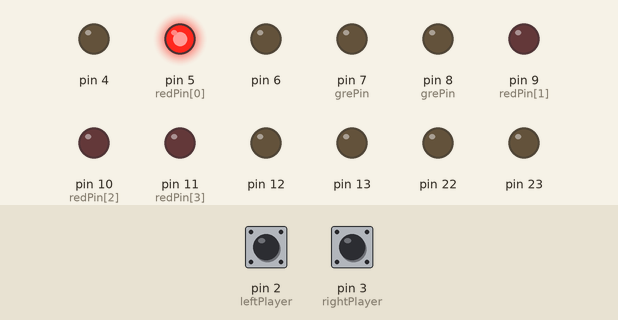
A sketch run on a simulated Arduino Uno, built with avr-gcc and run on an emulated ATmega328P. On the bench: output pins drawn as LEDs (lit = HIGH). Inputs (shaded band) come from the test bench; at power-on: pin 2 (leftPlayer) HIGH, pin 3 (rightPlayer) HIGH. What the sketch prints to the serial monitor is not drawn.

Above: at 1.2 s.
1.3 s: pin 2 (leftPlayer) pulled LOW for 0.15 s
At 2.9 s:
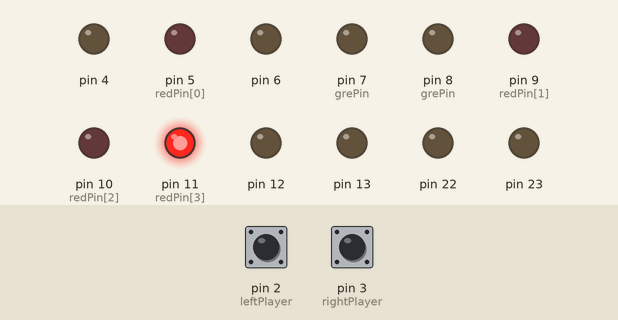
4.4 s: pin 3 (rightPlayer) pulled LOW for 0.15 s
At 4.8 s:
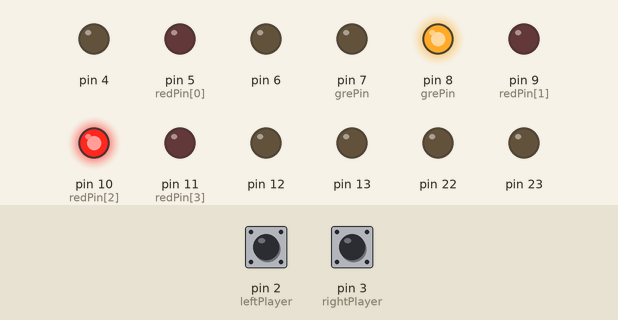
7.5 s: pin 2 (leftPlayer) pulled LOW for 1 s
At 7.9 s:
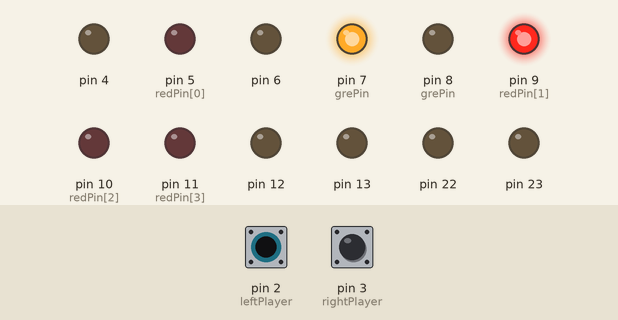
11.5 s: pin 2 (leftPlayer) pulled LOW for 3.2 s
At 13.1 s:
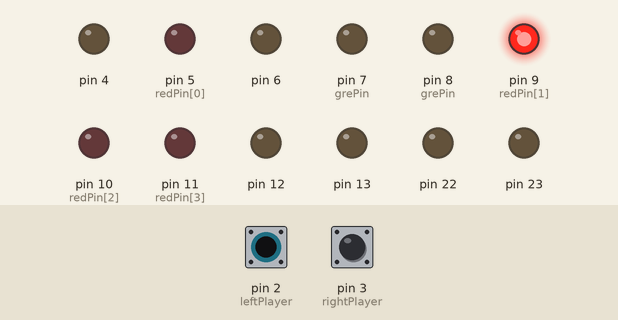
Timing chart, 0 to 17.2 s (numbered marks = the images above; inputs shaded):
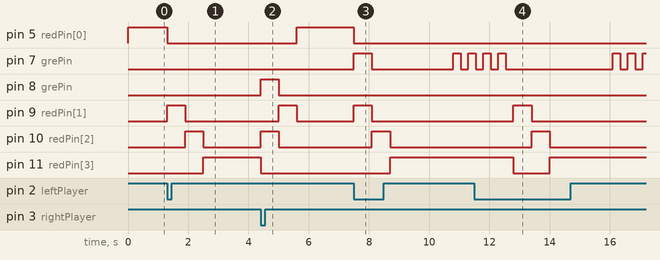

Measured:
- after the input at 1.3 s, pin 5 (redPin[0]): HIGH → LOW at once; pin 9 (redPin[1]): LOW → HIGH at once, → LOW 0.60 s later; pin 10 (redPin[2]): LOW → HIGH after 0.60 s, → LOW 0.60 s later; pin 11 (redPin[3]): LOW → HIGH after 1.2 s
- after the input at 4.4 s, pin 5 (redPin[0]): LOW → HIGH after 1.2 s instead of 2.2 s; pin 7 (grePin): stops changing and stays LOW; pin 8 (grePin), pin 10 (redPin[2]): LOW → HIGH at once, → LOW 0.60 s later; pin 9 (redPin[1]): LOW → HIGH after 0.60 s, → LOW 0.60 s later; pin 11 (redPin[3]): HIGH → LOW after 0.00 s instead of 2.2 s
- after the input at 7.5 s, pin 5 (redPin[0]): HIGH → LOW at once; pin 7 (grePin): goes HIGH 0.60 s, LOW 2.7 s, HIGH 0.25 s, LOW 0.25 s, then HIGH, starting at once; pin 8 (grePin): stops changing and stays LOW; pin 9 (redPin[1]): LOW → HIGH at once, → LOW 0.60 s later; pin 10 (redPin[2]): LOW → HIGH after 0.60 s, → LOW 0.60 s later
- after the input at 11.5 s, pin 5 (redPin[0]): stays LOW (without the input it goes to HIGH after 1.3 s); pin 9 (redPin[1]): LOW → HIGH after 1.3 s, → LOW 0.60 s later; pin 10 (redPin[2]): LOW → HIGH after 1.9 s, → LOW 0.60 s later

The sketch:

lab4.ino
```cpp
/*
Lab 4
Ping-Pong
*/

// used pins
#define leftPlayer 2
#define rightPlayer 3
#define playerPin(x) (x + 5)
  // LED outputs
int redPin[4] = {5, 9, 10, 11}; // pins grouped by the same frequency`
int grePin[2] = {7, 8}; // use playerPin(x) macro instead for compile time resolution


// variables
#define maxWait 1500
uint8_t state = 0; // start state
uint8_t ball[2] = {0, 1}; // position 0, moving right
uint8_t ballInRange = 0; // 0 = none, 1 = left, 2 = right
volatile bool leftHit = false, rightHit = false;
bool lightOn = 0;
uint16_t lightOnStart = 0;
unsigned long ballWaitStart = 0; // time ball has been near player
volatile uint16_t timeLeftHit = 0, timeRightHit = 0;
uint8_t victory = 0; // has a player won? if yes, which?

// functions
void leftPlayerHit();
void rightPlayerHit();
void changeOutputs();

void setup(){
    Serial.begin(1000000); // why not
    DDRD |= 0b11111110; // pins 1-7 as output. 0 is Tx
    DDRB |= 0b11111111; // set all pins 8-13 (and dummy bits) to output
    PORTD = 0x0;  // initialise as low
    PORTB = 0x0;

    changeOutputs(); // initial lights
    pinMode(leftPlayer, INPUT);
    attachInterrupt(digitalPinToInterrupt(leftPlayer), leftPlayerHit, FALLING);
    pinMode(rightPlayer, INPUT);
    attachInterrupt(digitalPinToInterrupt(rightPlayer), rightPlayerHit, FALLING);
}

void loop(){

    Serial.println(state);

    if(lightOn){
      if((millis() - lightOnStart) >= 300){
        digitalWrite(playerPin(leftPlayer), 0);
        digitalWrite(playerPin(rightPlayer), 0);
      }
    }

    // reset interrupts if not handled
    if(leftHit){
      timeLeftHit++;
      if(timeLeftHit > 3){
        timeLeftHit = 0;
        leftHit = 0;
      }
    }

    if(rightHit){
      timeRightHit++;
      if(timeRightHit > 3){
        timeRightHit = 0;
        rightHit = 0;
      }
    }


    switch (state)
    {
    case 0:
      // initial state
      // wait for first input
      if(leftHit) {state = 1; leftHit = 0; ball[0] += ball[1]; changeOutputs();}
      break;

    case 1:
      // game in play
      delay(600); // delay to control clock speed
      if(ball[0] != 0 && ball[0] != 3){
        // somewhere in the middle
        ball[0] += ball[1]; // x = x + v.dt
        changeOutputs();
        break;
      }
      else{
        ballInRange = (ball[0] == 0) ? 1 : -1;
        state = (ball[0] == 0) ? 2 : 3;
        // start counter
        ballWaitStart = millis();
      }

    case 2:
      // ball in left range
      if((millis() - ballWaitStart) >= maxWait){
        victory = playerPin(rightPlayer);
        state = 4;
        break;
      }
      if(!leftHit) break;

      ball[1] = 1; // travel to right
      leftHit = false; // reset
      digitalWrite(playerPin(leftPlayer), 1); // light up
      lightOn = true; lightOnStart = millis();
      ball[0] += ball[1]; changeOutputs();
      state = 1;
      break;

    case 3:
      // ball in right range
      if((millis() - ballWaitStart) >= maxWait){
        victory = playerPin(leftPlayer);
        state = 4;
        break;
      }
      if(!rightHit) break;

      ball[1] = -1; // travel to left
      rightHit = false; // reset
      digitalWrite(playerPin(rightPlayer), 1); // light up
      lightOn = true; lightOnStart = millis();
      ball[0] += ball[1]; changeOutputs();
      state = 1;
      break;

    case 4:
      // ball miss
      // flash 4 times;
      for(int i = 1; i <= 8; i++){
        digitalWrite(victory, i%2);
        delay(250);
      }
      // go back to initial
      ball[0] = 0;
      ball[1] = 1;
      ballInRange = 0;
      state = 0;
      changeOutputs();
      break;

    default:
      Serial.println("Invalid state variable! Defaulting to initial.");
      ball[0] = 0;
      ball[1] = 1;
      ballInRange = 0;
      state = 0;
      break;
    }
}

void leftPlayerHit(){
  leftHit = true;
  timeLeftHit = 0;
  return;
}

void rightPlayerHit(){
  rightHit = true;
  timeRightHit = 0;
  return;
}

void changeOutputs(){
    for(int i = 0; i < 4; i++){
        if(ball[0] == i){
            analogWrite(redPin[i], 255);
        }
        else{
            analogWrite(redPin[i], 0);
        }
    }
}
```
